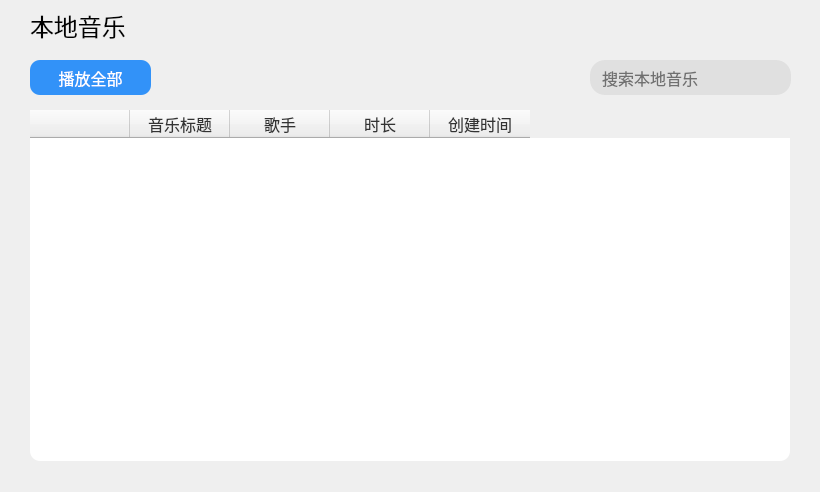
<?xml version="1.0" encoding="UTF-8"?>
<ui version="4.0">
 <class>localMusic</class>
 <widget class="QWidget" name="localMusic">
  <property name="geometry">
   <rect>
    <x>0</x>
    <y>0</y>
    <width>820</width>
    <height>492</height>
   </rect>
  </property>
  <property name="windowTitle">
   <string>Form</string>
  </property>
  <widget class="QLabel" name="label">
   <property name="geometry">
    <rect>
     <x>30</x>
     <y>0</y>
     <width>101</width>
     <height>51</height>
    </rect>
   </property>
   <property name="font">
    <font>
     <family>微软雅黑</family>
     <pointsize>18</pointsize>
    </font>
   </property>
   <property name="text">
    <string>本地音乐</string>
   </property>
  </widget>
  <widget class="QTableWidget" name="musicList">
   <property name="geometry">
    <rect>
     <x>30</x>
     <y>110</y>
     <width>760</width>
     <height>351</height>
    </rect>
   </property>
   <property name="font">
    <font>
     <family>幼圆</family>
     <pointsize>12</pointsize>
    </font>
   </property>
   <property name="focusPolicy">
    <enum>Qt::NoFocus</enum>
   </property>
   <property name="layoutDirection">
    <enum>Qt::LeftToRight</enum>
   </property>
   <property name="autoFillBackground">
    <bool>false</bool>
   </property>
   <property name="styleSheet">
    <string notr="true">#musicList{
	border : 0px;
	background-color:white;
	border-radius:10px;
	color : #333333;
}

#musicList::item::selected{
    background:#E6E6E6;
}

#musicList::item:hover{
    background:#F1F2F3;
}

</string>
   </property>
   <property name="showGrid">
    <bool>false</bool>
   </property>
   <property name="gridStyle">
    <enum>Qt::SolidLine</enum>
   </property>
   <property name="wordWrap">
    <bool>true</bool>
   </property>
   <property name="cornerButtonEnabled">
    <bool>true</bool>
   </property>
   <attribute name="horizontalHeaderVisible">
    <bool>true</bool>
   </attribute>
   <attribute name="horizontalHeaderCascadingSectionResizes">
    <bool>false</bool>
   </attribute>
   <attribute name="horizontalHeaderHighlightSections">
    <bool>true</bool>
   </attribute>
   <column>
    <property name="text">
     <string/>
    </property>
   </column>
   <column>
    <property name="text">
     <string>音乐标题</string>
    </property>
    <property name="font">
     <font>
      <family>幼圆</family>
      <pointsize>12</pointsize>
     </font>
    </property>
    <property name="foreground">
     <brush brushstyle="SolidPattern">
      <color alpha="255">
       <red>51</red>
       <green>51</green>
       <blue>51</blue>
      </color>
     </brush>
    </property>
   </column>
   <column>
    <property name="text">
     <string>歌手</string>
    </property>
    <property name="font">
     <font>
      <family>幼圆</family>
      <pointsize>12</pointsize>
     </font>
    </property>
    <property name="foreground">
     <brush brushstyle="SolidPattern">
      <color alpha="255">
       <red>51</red>
       <green>51</green>
       <blue>51</blue>
      </color>
     </brush>
    </property>
   </column>
   <column>
    <property name="text">
     <string>时长</string>
    </property>
    <property name="font">
     <font>
      <family>幼圆</family>
      <pointsize>12</pointsize>
     </font>
    </property>
    <property name="foreground">
     <brush brushstyle="SolidPattern">
      <color alpha="255">
       <red>51</red>
       <green>51</green>
       <blue>51</blue>
      </color>
     </brush>
    </property>
   </column>
   <column>
    <property name="text">
     <string>创建时间</string>
    </property>
    <property name="font">
     <font>
      <family>幼圆</family>
      <pointsize>12</pointsize>
     </font>
    </property>
    <property name="foreground">
     <brush brushstyle="SolidPattern">
      <color alpha="255">
       <red>51</red>
       <green>51</green>
       <blue>51</blue>
      </color>
     </brush>
    </property>
   </column>
  </widget>
  <widget class="QPushButton" name="playAll">
   <property name="geometry">
    <rect>
     <x>30</x>
     <y>60</y>
     <width>121</width>
     <height>35</height>
    </rect>
   </property>
   <property name="font">
    <font>
     <family>幼圆</family>
     <pointsize>12</pointsize>
    </font>
   </property>
   <property name="styleSheet">
    <string notr="true">#playAll{
	background-color : rgba(3,122,250,0.8);
	color : white;
	border-radius:10px;
	border : 0px;
	padding-left : 10px;
	padding-right : 10px;
	padding-top:4px;
	padding-bottom : 4px;
}
#playAll:hover{
	background-color : rgba(3,122,250,0.9);
}
#playAll:pressed{
	background-color : rgba(3,122,250,1);
}</string>
   </property>
   <property name="text">
    <string>播放全部</string>
   </property>
   <property name="icon">
    <iconset resource="resourece.qrc">
     <normaloff>:/pic/playSelected.png</normaloff>:/pic/playSelected.png</iconset>
   </property>
   <property name="iconSize">
    <size>
     <width>16</width>
     <height>16</height>
    </size>
   </property>
  </widget>
  <widget class="QLineEdit" name="searchText">
   <property name="geometry">
    <rect>
     <x>590</x>
     <y>60</y>
     <width>201</width>
     <height>35</height>
    </rect>
   </property>
   <property name="font">
    <font>
     <family>幼圆</family>
     <pointsize>12</pointsize>
    </font>
   </property>
   <property name="styleSheet">
    <string notr="true">#searchText{
	background-color:#E0E0E0;
	border : 0px;
	border-radius:15px;
	padding-left : 10px;
	padding-right : 30px;
}</string>
   </property>
   <property name="placeholderText">
    <string>搜索本地音乐</string>
   </property>
  </widget>
  <widget class="QPushButton" name="searchIcon">
   <property name="geometry">
    <rect>
     <x>755</x>
     <y>63</y>
     <width>32</width>
     <height>32</height>
    </rect>
   </property>
   <property name="styleSheet">
    <string notr="true">#searchIcon{
	background-color : rgba(0,0,0,0);
	border : 0px;
}</string>
   </property>
   <property name="text">
    <string/>
   </property>
   <property name="icon">
    <iconset resource="resourece.qrc">
     <normaloff>:/pic/search.png</normaloff>:/pic/search.png</iconset>
   </property>
  </widget>
  <widget class="QPushButton" name="pushButton">
   <property name="geometry">
    <rect>
     <x>160</x>
     <y>60</y>
     <width>35</width>
     <height>35</height>
    </rect>
   </property>
   <property name="toolTip">
    <string>读取/localMusic/文件</string>
   </property>
   <property name="styleSheet">
    <string notr="true">background-color:rgba(0,0,0,0);
border : 0px</string>
   </property>
   <property name="text">
    <string/>
   </property>
   <property name="icon">
    <iconset resource="resourece.qrc">
     <normaloff>:/pic/qus.png</normaloff>:/pic/qus.png</iconset>
   </property>
   <property name="iconSize">
    <size>
     <width>24</width>
     <height>24</height>
    </size>
   </property>
  </widget>
 </widget>
 <resources>
  <include location="resourece.qrc"/>
 </resources>
 <connections/>
</ui>
